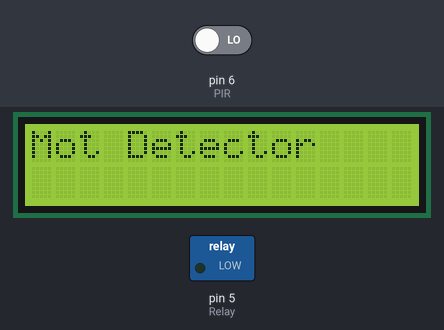
A sketch run on a simulated Arduino Uno, built with avr-gcc and run on an emulated ATmega328P. Shown: 16×2 character LCD, switched loads named in the sketch (green lamp = pin HIGH). The inputs (shaded band) are chosen by the test bench; at power-on: pin 6 (PIR) LOW. What the sketch prints to the serial monitor is not drawn.

Above: at 0.1 s.
5.7 s: pin 6 (PIR) driven HIGH
At 6.7 s:
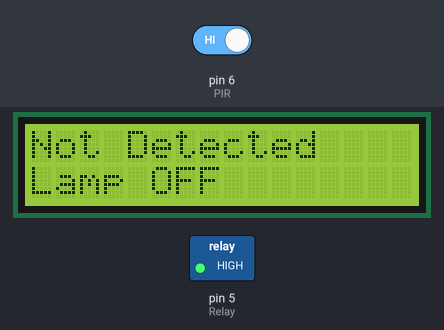
10.6 s: pin 6 (PIR) driven LOW
At 14.4 s:
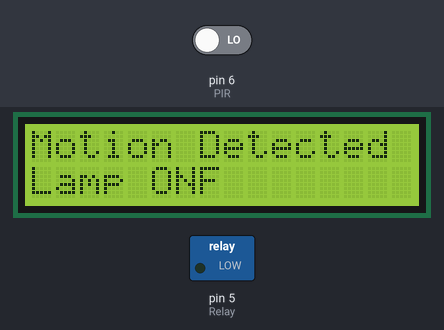
18.6 s: pin 6 (PIR) driven HIGH
At 23.2 s:
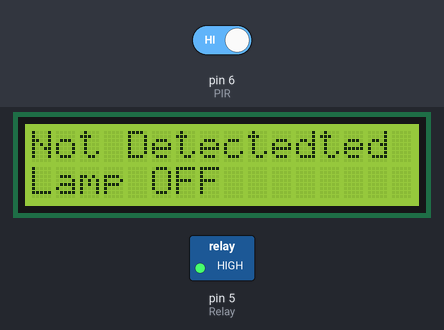
Timing chart, 0 to 24.7 s (numbered marks = the images above; inputs shaded):
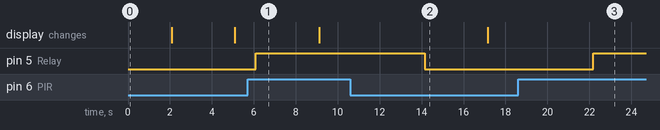

The sketch:

PIR.ino
```cpp
#include<LiquidCrystal_I2C.h>
#include<Wire.h>
#define PIR 6
#define Relay 5

LiquidCrystal_I2C lcd(0x27,16,2);
void setup() {
Serial.begin(9600);

lcd.init();
lcd.backlight();
lcd.setCursor(0,0);
lcd.print("Mot Detector");
delay(2000);
lcd.clear();

pinMode(Relay,OUTPUT);
pinMode(PIR,INPUT);

}

void loop() {
 bool motion=digitalRead(PIR);

 /*if(motion != HIGH || motion != 0){
  lcd.setCursor(0,0);
  lcd.print("An Error!!!");
  return;
 }else{
*/
  if(motion == HIGH){
    digitalWrite(Relay,HIGH);
    delay(3000);
    lcd.setCursor(0,0);
    Serial.println("Motion detected");
    lcd.print("Motion Detected");
    lcd.setCursor(0,1);
    lcd.print("Lamp ON");

  }else{
    digitalWrite(Relay,LOW);
    delay(3000);
    lcd.setCursor(0,0);
    lcd.print("Not Detected");
     Serial.println(" No Motion detected");
    lcd.setCursor(0,1);
    lcd.print("Lamp OFF");
  }

delay(1000);
}
```

Measured:
- after the input at 5.7 s, pin 5 (Relay): LOW → HIGH after 0.40 s
- after the input at 10.6 s, pin 5 (Relay): HIGH → LOW after 3.5 s
- after the input at 18.6 s, pin 5 (Relay): LOW → HIGH after 3.6 s
